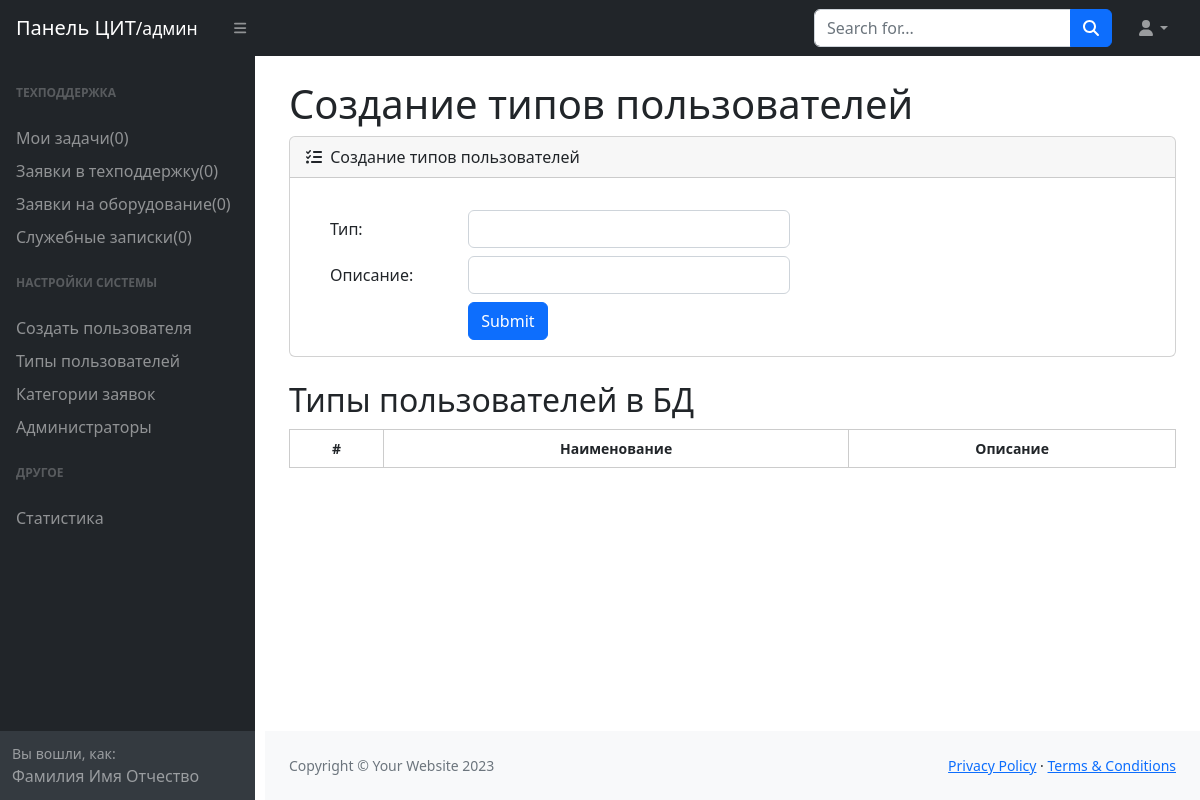
Before: /admin/create_type_user with the older database file.
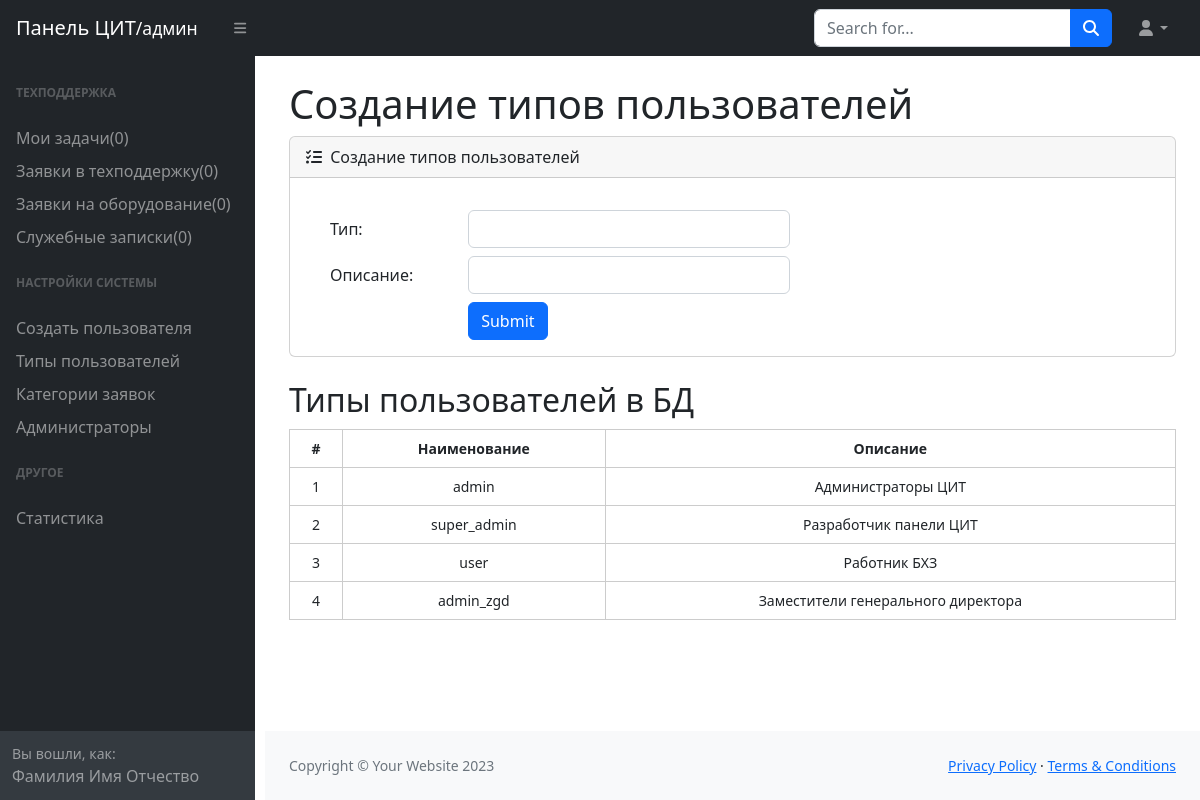
After: the same page with the newer database file.
### models.py (models this page shows)
class UserType(Base):
    __tablename__ = 'user_types'
    id = Column(Integer, primary_key=True, index=True)
    type_name = Column(String, unique=True, nullable=False)  # Тип пользователя (ЗГД/Обычный)
    description = Column(String)  # Описание типа пользователя
    users = relationship("Users", back_populates="user_type_relation")

### routers/admin.py (the view)
@router.get("/create_type_user")
async def type_user(request: Request, db: Session = Depends(get_db)):
    types = db.query(UserType).all()
    return templates.TemplateResponse("создать_типы_пользователей.html", {"request": request, "types": types})

### templates/admin/создать_типы_пользователей.html (shortened to what this page needs)
{% extends 'base_admin.html' %}
{% block h1 %}Создание типов пользователей{% endblock%}
{% block main %}
<div class="card mb-4 ">
    <div class="card-header">
        <i class="fas fa-tasks me-1"></i>
        Создание типов пользователей
    </div>
    <div class="card-body">
        <div class="container-fluid px-4">
            <div class="form-group row mt-2">
                <form action="./create_type_user" method="post">
                    <div class="form-group row mt-2">
                        <label for="type_name" class="col-sm-2 col-form-label">Тип:</label>
                        <div class="col-sm-5">
                            <input type="text" id="type_name" name="type_name" class="form-control">
                        </div>
                    </div>
                    <div class="form-group row mt-2">
                        <label for="description" class="col-sm-2 col-form-label">Описание:</label>
                        <div class="col-sm-5">
                            <input type="text" id="description" name="description" class="form-control">
                        </div>
                    </div>
                    <div class="form-group row mt-2">
                        <div class="col-sm-5 offset-sm-2">
                            <input type="submit" value="Submit" class="btn btn-primary">
                        </div>
                    </div>
                </form>
            </div>
        </div>
    </div>
</div>
<h2>Типы пользователей в БД</h2>
<div class="container-fluid px-0">
    <table class="table table-hover small">
        <thead>
        <tr>
            <th class="text-center">#</th>
            <th class="text-center">Наименование</th>
            <th class="text-center">Описание</th>
        </tr>
        </thead>
        <tbody>
        {% for type in types %}
        <tr class="table-row">
            <td class="text-center">{{ type.id }}</td>
            <td class="text-center">{{ type.type_name }}</td>
            <td class="text-center">{{ type.description }}</td>
        </tr>
        {% endfor %}
        </tbody>
    </table>
</div>
{% endblock %}

### templates/admin/base_admin.html (shortened to what this page needs)
<!DOCTYPE html>
<html lang="ru">
<head>
    <link href="https://cdn.jsdelivr.net/npm/simple-datatables@7.1.2/dist/style.min.css" rel="stylesheet"/>
    <link href="/static/css/styles.css" rel="stylesheet"/>
</head>
<body class="sb-nav-fixed">
<nav class="sb-topnav navbar navbar-expand navbar-dark bg-dark">
    <a class="navbar-brand ps-3" href="index.html">Панель ЦИТ<small>/админ</small></a>
    <button class="btn btn-link btn-sm order-1 order-lg-0 me-4 me-lg-0" id="sidebarToggle" href="#">
        <i class="fas fa-bars"></i></button>
    <form class="d-none d-md-inline-block form-inline ms-auto me-0 me-md-3 my-2 my-md-0">
        <div class="input-group">
            <input class="form-control" type="text" placeholder="Search for..." aria-describedby="btnNavbarSearch"/>
            <button class="btn btn-primary" id="btnNavbarSearch" type="button"><i class="fas fa-search"></i></button>
        </div>
    </form>
    <ul class="navbar-nav ms-auto ms-md-0 me-3 me-lg-4">
        <li class="nav-item dropdown">
            <a class="nav-link dropdown-toggle" id="navbarDropdown" href="#" role="button" data-bs-toggle="dropdown"
               aria-expanded="false"><i class="fas fa-user fa-fw"></i></a>
        </li>
    </ul>
</nav>
<div id="layoutSidenav">
    <div id="layoutSidenav_nav">
        <nav class="sb-sidenav accordion sb-sidenav-dark" id="sidenavAccordion">
            <div class="sb-sidenav-menu">
                <div class="nav">
                    <div class="sb-sidenav-menu-heading">Техподдержка</div>
                    <a class="nav-link" href="./">Мои задачи(0)</a>
                    <a class="nav-link" href="./tasks">Заявки в техподдержку(0)</a>
                    <a class="nav-link" href="#">Заявки на оборудование(0)</a>
                    <a class="nav-link" href="#">Служебные записки(0)</a>
                    <div class="sb-sidenav-menu-heading">Настройки системы</div>
                    <a class="nav-link" href="./create_user">Создать пользователя</a>
                    <a class="nav-link" href="./create_type_user">Типы пользователей</a>
                    <a class="nav-link" href="#">Категории заявок</a>
                    <a class="nav-link" href="#">Администраторы</a>
                    <div class="sb-sidenav-menu-heading">Другое</div>
                    <a class="nav-link" href="#">Статистика</a>
                </div>
            </div>
            <div class="sb-sidenav-footer">
                <div class="small">Вы вошли, как:</div>
                Фамилия Имя Отчество
            </div>
        </nav>
    </div>
    <div id="layoutSidenav_content">
        <main>
            <div class="container-fluid px-4">
                <h1 class="mt-4">{% block h1 %}{% endblock %}</h1>
                {% block main %}{% endblock %}
            </div>
        </main>
        <footer class="py-4 bg-light mt-auto">
            <div class="container-fluid px-4">
                <div class="d-flex align-items-center justify-content-between small">
                    <div class="text-muted">Copyright &copy; Your Website 2023</div>
                    <div>
                        <a href="#">Privacy Policy</a>
                        &middot;
                        <a href="#">Terms &amp; Conditions</a>
                    </div>
                </div>
            </div>
        </footer>
    </div>
</div>
</body>
</html>

### templates/admin/base_admin.html (style rules this page uses)
.sb-sidenav-menu .nav-link { padding-top: -20px; padding-bottom: -15px; margin-bottom: -15px; }
#layoutSidenav_nav { width: 40px; }
#layoutSidenav { margin-left: 40px; }
.sb-sidenav { width: 255px; }
table { border-collapse: collapse; width: 100%; margin-top: 10px; }
th, td { border: 1px solid #ccc; padding: 8px; text-align: left; }
th { background-color: #e9ecef; }

Changed rows visible on the page:
added UserType: id "1", type_name "admin", description "Администраторы ЦИТ"
added UserType: id "2", type_name "super_admin", description "Разработчик панели ЦИТ"
added UserType: id "3", type_name "user", description "Работник БХЗ"
added UserType: id "4", type_name "admin_zgd", description "Заместители генерального директора"
